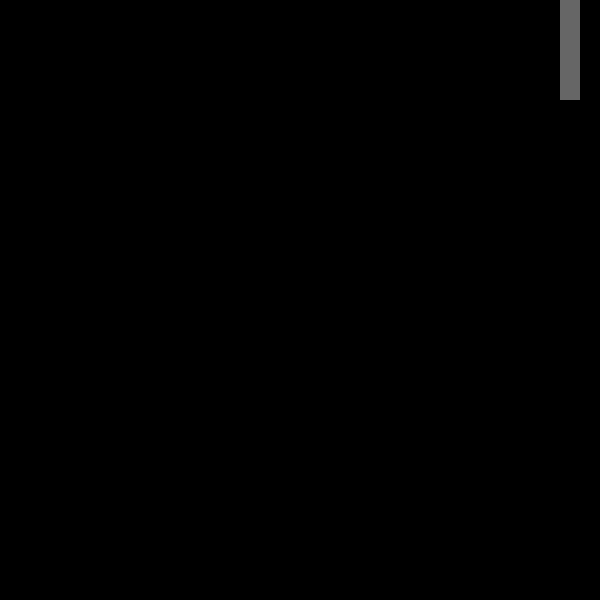
Frame 1 (no input)
Frame 60 (the mouse pressed at the canvas centre just before this capture): identical to frame 1, image omitted
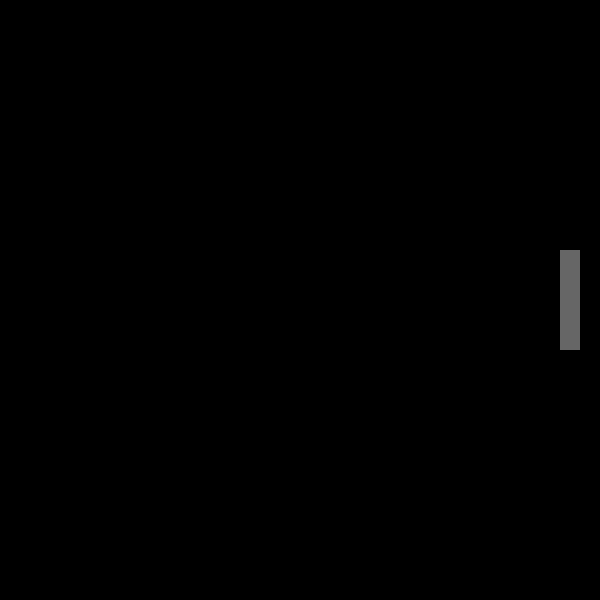
Frame 120 (the mouse held since frame 60 and released just before this capture)

The Processing sketch that drew these frames (run headless with seeded random() and noise(); from frame 60 on, the mouse is pressed at the canvas centre):

// Processing sketch: pong_paddle
// ── pong_paddle.pde
int paddleX;
int paddleY;
int paddleHeight = 100;
int paddleWidth = 20;

void setup() {
  size(600, 600);
  paddleX = width-paddleWidth*2;
}

void draw() {
  background(0);

  // Update paddle
  paddleY = mouseY - paddleHeight/2;
  paddleY = constrain(paddleY, 0, height-paddleHeight);   

  // Draw paddle
  fill(102);
  noStroke();
  rect(paddleX, paddleY, paddleWidth, paddleHeight);
}
